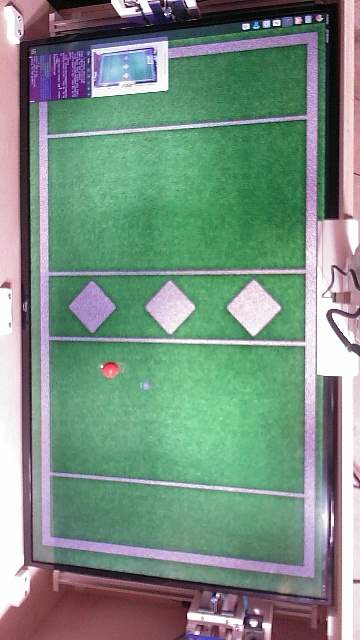
#> input picture CameraController/redball-13DEC23.jpg, 360 x 640 px
$ python -i pinball_utils.py   (imports and definitions only)
#> lines starting #> are read from the running program, lines starting #| are printed output that depends on the picture; after the words box and inside, x2 and y2 are one past the last pixel; in counts of white or black regions, pixels touching at a corner belong together
#> further down, picture is the input picture: shape (640, 360, 3); mean B, G, R 129.8, 143.9, 120.9
"""Houses pinball image utilities in class PinballUtils"""
import cv2
import numpy as np

from .display_utils import DisplayUtils
from .general_utils import GeneralUtils
from . import config


class PinballUtils:
    def __init__(self, track_pipeline=False):
        self._gen_utils = GeneralUtils()
        self.track_pipeline = track_pipeline
        self._display_pipeline = []

    @staticmethod
    def get_playfield_corners(frame):
        """Identifies coordinates of the playfield corners from the frame.

        Parameters
        ----------
        frame : numpy.ndarray
            The frame read in by the VideoCapture

        Returns
        -------
        corners_coordinates : list
            List of coordinates of the identified playfield corners
        """

        corner_coordinates = []

        blurred_frame = cv2.GaussianBlur(frame, config.GAUSSIAN_BLUR_KERNEL_SIZE, 0)
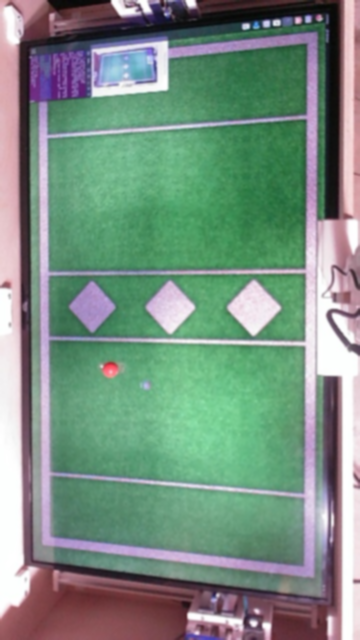
#> blurred_frame: shape (640, 360, 3); mean B, G, R 129.8, 143.9, 120.9
        # Change to HSV colorspace for color thresholding
        hsv = cv2.cvtColor(blurred_frame, cv2.COLOR_BGR2HSV)
#> hsv: shape (640, 360, 3); mean H, S, V 102.5, 81.6, 156.9

        # Split frame into two parts to analyze different colors and reduce noise
        [top, bottom] = np.split(hsv, 2, axis=0)
#> top: shape (320, 360, 3); mean H, S, V 101.1, 89.5, 149.3
#> bottom: shape (320, 360, 3); mean H, S, V 104, 73.8, 164.6

        # Color threshold masks (top of playfield has yellow corner markers and bottom of playfield has blue corner
        # markers)
        blue_top_mask = cv2.inRange(top, np.array(config.CORNER_LOWER_BLUE), np.array(config.CORNER_UPPER_BLUE))
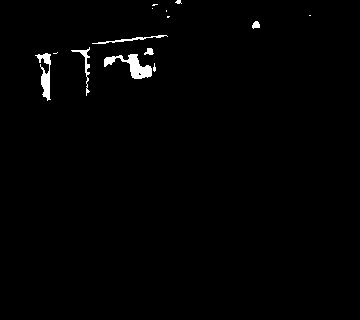
#> blue_top_mask: shape (320, 360); 1.1% white; 14 white regions (8 under 20 px), largest, box (x1, y1, x2, y2) and area: (104, 54, 152, 79) 491, (35, 53, 51, 101) 333, (71, 47, 90, 96) 160, (92, 35, 168, 44) 143, (144, 48, 154, 55) 47, (252, 21, 260, 29) 46
        blue_bottom_mask = cv2.inRange(bottom, np.array(config.CORNER_LOWER_BLUE), np.array(config.CORNER_UPPER_BLUE))
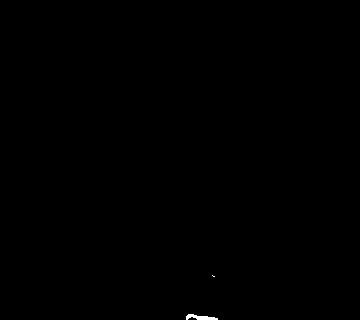
#> blue_bottom_mask: shape (320, 360); 0.1% white; 2 white regions (1 under 20 px), largest, box (x1, y1, x2, y2) and area: (186, 314, 218, 320) 113
        # Combining masks to retrieve full frame mask
        mask = np.vstack((blue_top_mask, blue_bottom_mask))
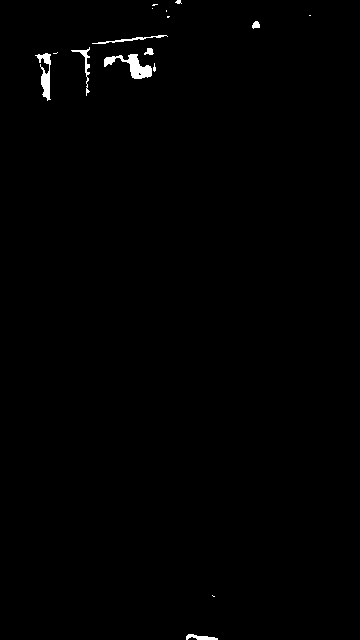
#> mask: shape (640, 360); 0.61% white; 16 white regions (9 under 20 px)

        # Extract targeted colors from original frame in grayscale
        extracted_colors = cv2.bitwise_and(blurred_frame, blurred_frame, mask=mask)
        extracted_colors_gray = cv2.cvtColor(extracted_colors, cv2.COLOR_BGR2GRAY)

        # Find contours in the image
        contours, _ = cv2.findContours(extracted_colors_gray, cv2.RETR_EXTERNAL, cv2.CHAIN_APPROX_SIMPLE)
#> contours = 16 contours, 9 with area under 20; largest, box (x1, y1, x2, y2) and area: (104, 54, 152, 79) 424, (35, 53, 51, 101) 259, (71, 47, 90, 96) 94, (186, 634, 218, 640) 79, (92, 35, 168, 44) 67, (252, 21, 260, 29) 34, (144, 48, 154, 55) 34
        for c in contours:
            area = cv2.contourArea(c)
            perim = cv2.arcLength(c, True)
            approx = cv2.approxPolyDP(c, config.CONTOUR_APPROXIMATION_COEFFICIENT * perim, True)
            if config.CORNER_CONTOUR_AREA_MIN < area < config.CORNER_CONTOUR_AREA_MAX and len(approx) == 4:
                m = cv2.moments(c)
                x = int(m["m10"] / m["m00"])
                y = int(m["m01"] / m["m00"])
                corner_coordinates.append([x, y])
#> this loop made 16 passes
#> (area, perim, approx, x, y) on pass 10: (34.5, 23.9, [[257, 21], [253, 23], [253, 28], [259, 27]], 255, 24)
#> (area, perim, approx) on passes 1, 4, 5, 7, 8, 9: (79, 70.97, [[186, 636], [217, 639]]), (423.5, 157.6, [[104, 59], [151, 75]]), (259, 162.6, [[45, 53], [47, 100]]), (33.5, 27.9, [[144, 53], [153, 53], [151, 48]]), (94.5, 145.2, [[89, 47], [71, 50], [86, 95]]), (67, 160.8, [[167, 36], [92, 43]])
#> after the loop, corner_coordinates = [[255, 24]]

        return corner_coordinates

    # [162 lines left out: functions warp_frame, sort_coordinates, get_pinball_coordinates, find_corner_rect, _filter_by_proximity, not called in this run]

    def _append_to_pipeline(self, img):
        if self.track_pipeline:
            self._display_pipeline.append(img)

    # [15 lines left out: functions display_pipeline, display_pipeline, display_pipeline, not called in this run]

>>> import cv2
>>> picture = cv2.imread('../redball-13DEC23.jpg')
>>> result = PinballUtils().get_playfield_corners(picture)
#> result = [[255, 24]]
